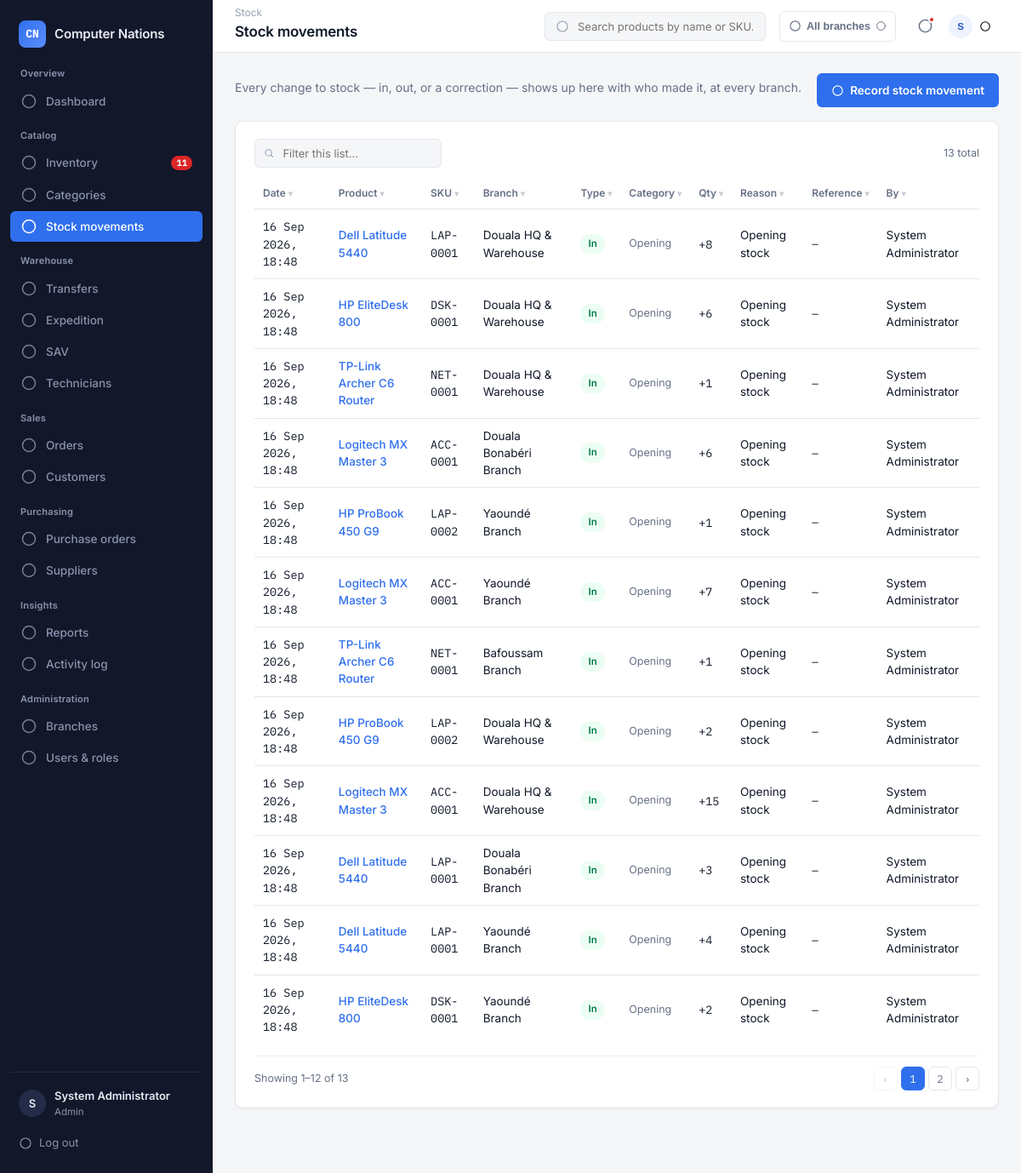
/modules/stock/index.php (signed in), run on the app's committed database.
### tables this page shows
CREATE TABLE stock_movements (
    id INT AUTO_INCREMENT PRIMARY KEY,
    branch_id INT NOT NULL,
    product_id INT NOT NULL,
    type ENUM('in','out','adjustment') NOT NULL,
    category ENUM('opening','manual','purchase','order','transfer','loss','count','sav') NOT NULL DEFAULT 'manual',
    quantity INT NOT NULL,
    reason VARCHAR(255) DEFAULT NULL,
    reference VARCHAR(80) DEFAULT NULL,      
    user_id INT NOT NULL,
    created_at TIMESTAMP DEFAULT CURRENT_TIMESTAMP,
    FOREIGN KEY (branch_id) REFERENCES branches(id),
    FOREIGN KEY (product_id) REFERENCES products(id) ON DELETE CASCADE,
    FOREIGN KEY (user_id) REFERENCES users(id)
);

CREATE TABLE products (
    id INT AUTO_INCREMENT PRIMARY KEY,
    sku VARCHAR(40) NOT NULL UNIQUE,
    name VARCHAR(150) NOT NULL,
    category_id INT DEFAULT NULL,
    supplier_id INT DEFAULT NULL,
    cost_price DECIMAL(12,2) NOT NULL DEFAULT 0,
    selling_price DECIMAL(12,2) NOT NULL DEFAULT 0,
    default_reorder_level INT NOT NULL DEFAULT 5,
    image VARCHAR(255) DEFAULT NULL,
    status ENUM('active','discontinued') NOT NULL DEFAULT 'active',
    created_by INT DEFAULT NULL,
    created_at TIMESTAMP DEFAULT CURRENT_TIMESTAMP,
    updated_at TIMESTAMP DEFAULT CURRENT_TIMESTAMP ON UPDATE CURRENT_TIMESTAMP,
    FOREIGN KEY (category_id) REFERENCES categories(id) ON DELETE SET NULL,
    FOREIGN KEY (supplier_id) REFERENCES suppliers(id) ON DELETE SET NULL
);

CREATE TABLE branches (
    id INT AUTO_INCREMENT PRIMARY KEY,
    name VARCHAR(100) NOT NULL,
    town_id INT NOT NULL,
    address VARCHAR(255) DEFAULT NULL,
    phone VARCHAR(30) DEFAULT NULL,
    is_active TINYINT(1) NOT NULL DEFAULT 1,
    created_by INT DEFAULT NULL,
    created_at TIMESTAMP DEFAULT CURRENT_TIMESTAMP,
    FOREIGN KEY (town_id) REFERENCES towns(id)
);

CREATE TABLE users (
    id INT AUTO_INCREMENT PRIMARY KEY,
    full_name VARCHAR(100) NOT NULL,
    username VARCHAR(50) NOT NULL UNIQUE,
    email VARCHAR(120) NOT NULL UNIQUE,
    phone VARCHAR(30) DEFAULT NULL,
    password VARCHAR(255) NOT NULL,         
    role_id INT NOT NULL,
    branch_id INT DEFAULT NULL,
    avatar VARCHAR(255) DEFAULT NULL,
    status ENUM('active','suspended') NOT NULL DEFAULT 'active',
    reset_token_hash VARCHAR(255) DEFAULT NULL,    
    reset_token_expires DATETIME DEFAULT NULL,
    last_login DATETIME DEFAULT NULL,
    created_at TIMESTAMP DEFAULT CURRENT_TIMESTAMP,
    FOREIGN KEY (role_id) REFERENCES roles(id),
    FOREIGN KEY (branch_id) REFERENCES branches(id) ON DELETE SET NULL
);

### includes/rbac.php (called while the page is built, shortened)
<?php
function hasPermission($slug) {
    return in_array($slug, $_SESSION['permissions'] ?? [], true);
}

### includes/functions.php (called while the page is built, shortened)
<?php
function clean($value) {
    return htmlspecialchars(trim($value ?? ''), ENT_QUOTES, 'UTF-8');
}

### modules/stock/index.php (the view, shortened to what this page needs)
<?php
require_once __DIR__ . '/../../config/config.php';
require_once __DIR__ . '/../../includes/rbac.php';
$branchId = currentBranchId();
$sql = "SELECT sm.*, p.name AS product_name, p.sku, u.full_name AS user_name, b.name AS branch_name
        FROM stock_movements sm
        JOIN products p ON p.id = sm.product_id
        JOIN users u ON u.id = sm.user_id
        JOIN branches b ON b.id = sm.branch_id
        WHERE 1=1";
$params = [];
$sql .= " ORDER BY sm.created_at DESC LIMIT 200";
$stmt = $pdo->prepare($sql);
$stmt->execute($params);
$movements = $stmt->fetchAll();
require_once __DIR__ . '/../../includes/header.php';
?>
<div class="toolbar">
  <p class="muted">
    Every change to stock — in, out, or a correction — shows up here with who made it, at <?= $branchId !== null ? clean(getBranchName($branchId, $pdo)) : 'every branch' ?>.
  </p>
  <?php if (hasPermission('stock.adjust')): ?>
    <a href="adjust.php" class="btn btn-primary"><?= icon('plus', 15) ?> Record stock movement</a>
  <?php endif; ?>
</div>
<section class="panel">
  <?php if ($movements): ?>
  <div class="data-table-wrap">
  <table class="data-table">
    <thead>
      <tr><th>Date</th><th>Product</th><th>SKU</th><?= $branchId === null ? '<th>Branch</th>' : '' ?><th>Type</th><th>Category</th><th>Qty</th><th>Reason</th><th>Reference</th><th>By</th></tr>
    </thead>
    <tbody>
      <?php foreach ($movements as $m): ?>
      <tr>
        <td class="mono"><?= date('d M Y, H:i', strtotime($m['created_at'])) ?></td>
        <td><a href="index.php?product=<?= (int)$m['product_id'] ?>" class="link"><?= clean($m['product_name']) ?></a></td>
        <td class="mono"><?= clean($m['sku']) ?></td>
        <?= $branchId === null ? '<td>' . clean($m['branch_name']) . '</td>' : '' ?>
        <td><span class="badge badge-<?= $m['type'] === 'in' ? 'completed' : ($m['type'] === 'out' ? 'cancelled' : 'pending') ?>"><?= clean($m['type']) ?></span></td>
        <td class="muted small"><?= clean(ucfirst($m['category'])) ?></td>
        <td class="mono"><?= $m['type'] === 'out' ? '-' : '+' ?><?= (int)$m['quantity'] ?></td>
        <td><?= clean($m['reason'] ?? '—') ?></td>
        <td class="mono small"><?= clean($m['reference'] ?? '—') ?></td>
        <td><?= clean($m['user_name']) ?></td>
      </tr>
      <?php endforeach; ?>
    </tbody>
  </table>
  </div>
  <?php else: ?>
    <p class="empty-state">No stock movements recorded yet.</p>
  <?php endif; ?>
</section>
<?php require_once __DIR__ . '/../../includes/footer.php'; ?>

### assets/css/style.css (style rules this page uses)
:root { --ink: #12172A; --ink-2: #1B2138; --ink-3: #232B48; --surface: #FFFFFF; --bg: #F5F6F8; --border: #E4E7EC; --border-soft:#EEF0F3; --accent: #2F6FED; --accent-dark:#2456BF; --accent-soft:#EEF3FF; --success: #1F9D63; --success-soft:#ECFDF3; --warning: #D97706; --warning-soft:#FFFAEB; --danger: #DC2626; --danger-soft:#FEF3F2; --violet: #7C5CFC; --violet-soft:#F3F0FF; --text: #101828; --text-muted: #667085; --text-soft: #98A2B3; --text-on-ink:#E9EBF3; --text-on-ink-muted: #8A93AC; --font-ui: 'Inter', -apple-system, BlinkMacSystemFont, 'Segoe UI', sans-serif; --font-mono: 'IBM Plex Mono', ui-monospace, 'SFMono-Regular', Menlo, monospace; --radius-sm: 6px; --radius: 9px; --radius-lg: 14px; --shadow-card: 0 1px 2px rgba(16, 24, 40, 0.05); --shadow-pop: 0 8px 24px rgba(16, 24, 40, 0.12), 0 2px 6px rgba(16,24,40,0.06); }
* { box-sizing: border-box; }
html, body { height: 100%; }
body { margin: 0; font-family: var(--font-ui); color: var(--text); background: var(--bg); font-size: 14px; line-height: 1.5; -webkit-font-smoothing: antialiased; }
a { color: inherit; text-decoration: none; }
p { margin: 0 0 8px; }
.mono { font-family: var(--font-mono); font-feature-settings: "tnum"; }
.muted { color: var(--text-muted); }
.small { font-size: 12.5px; }
.panel { background: var(--surface); border: 1px solid var(--border); border-radius: var(--radius); padding: 20px 22px; box-shadow: var(--shadow-card); margin-bottom: 16px; }
.data-table-wrap { overflow-x: auto; }
.data-table { width: 100%; border-collapse: collapse; font-size: 13.5px; }
.data-table th { text-align: left; font-weight: 600; color: var(--text-muted); font-size: 12px; text-transform: none; padding: 9px 10px; border-bottom: 1px solid var(--border); white-space: nowrap; }
.data-table th.sortable { cursor: pointer; user-select: none; }
.data-table td { padding: 10px 10px; border-bottom: 1px solid var(--border); vertical-align: middle; }
.data-table tr:last-child td { border-bottom: none; }
.data-table td.mono, .data-table th.mono { font-family: var(--font-mono); }
.link { color: var(--accent); font-weight: 500; }
.toolbar { display: flex; align-items: center; justify-content: space-between; gap: 12px; margin-bottom: 16px; flex-wrap: wrap; }
.btn { display: inline-flex; align-items: center; justify-content: center; gap: 7px; padding: 9px 16px; border-radius: var(--radius-sm); font-size: 13.5px; font-weight: 600; border: 1px solid transparent; cursor: pointer; font-family: inherit; transition: background 0.12s ease, border-color 0.12s ease, transform 0.05s ease; }
.btn-primary { background: var(--accent); color: #fff; }
.badge { display: inline-flex; align-items: center; gap: 5px; padding: 3px 9px; border-radius: 100px; font-size: 11.5px; font-weight: 600; text-transform: capitalize; }
.badge-completed, .badge-active, .badge-in, .badge-received { background: var(--success-soft); color: #027A48; }

### data on the page
stock_movements: created_at "16 Sep 2026, 18:48", product.name "Dell Latitude 5440", product.sku "LAP-0001", branch.name "Douala HQ & Warehouse", type "In", category "Opening", quantity "8", reason "Opening stock", reference "—", user.full_name "System Administrator"
stock_movements: created_at "16 Sep 2026, 18:48", product.name "HP EliteDesk 800", product.sku "DSK-0001", branch.name "Douala HQ & Warehouse", type "In", category "Opening", quantity "6", reason "Opening stock", reference "—", user.full_name "System Administrator"
stock_movements: created_at "16 Sep 2026, 18:48", product.name "TP-Link Archer C6 Router", product.sku "NET-0001", branch.name "Douala HQ & Warehouse", type "In", category "Opening", quantity "1", reason "Opening stock", reference "—", user.full_name "System Administrator"
stock_movements: created_at "16 Sep 2026, 18:48", product.name "Logitech MX Master 3", product.sku "ACC-0001", branch.name "Douala Bonabéri Branch", type "In", category "Opening", quantity "6", reason "Opening stock", reference "—", user.full_name "System Administrator"
stock_movements: created_at "16 Sep 2026, 18:48", product.name "HP ProBook 450 G9", product.sku "LAP-0002", branch.name "Yaoundé Branch", type "In", category "Opening", quantity "1", reason "Opening stock", reference "—", user.full_name "System Administrator"
stock_movements: created_at "16 Sep 2026, 18:48", product.name "Logitech MX Master 3", product.sku "ACC-0001", branch.name "Yaoundé Branch", type "In", category "Opening", quantity "7", reason "Opening stock", reference "—", user.full_name "System Administrator"
stock_movements: created_at "16 Sep 2026, 18:48", product.name "TP-Link Archer C6 Router", product.sku "NET-0001", branch.name "Bafoussam Branch", type "In", category "Opening", quantity "1", reason "Opening stock", reference "—", user.full_name "System Administrator"
stock_movements: created_at "16 Sep 2026, 18:48", product.name "HP ProBook 450 G9", product.sku "LAP-0002", branch.name "Douala HQ & Warehouse", type "In", category "Opening", quantity "2", reason "Opening stock", reference "—", user.full_name "System Administrator"
stock_movements: created_at "16 Sep 2026, 18:48", product.name "Logitech MX Master 3", product.sku "ACC-0001", branch.name "Douala HQ & Warehouse", type "In", category "Opening", quantity "15", reason "Opening stock", reference "—", user.full_name "System Administrator"
stock_movements: created_at "16 Sep 2026, 18:48", product.name "Dell Latitude 5440", product.sku "LAP-0001", branch.name "Douala Bonabéri Branch", type "In", category "Opening", quantity "3", reason "Opening stock", reference "—", user.full_name "System Administrator"
stock_movements: created_at "16 Sep 2026, 18:48", product.name "Dell Latitude 5440", product.sku "LAP-0001", branch.name "Yaoundé Branch", type "In", category "Opening", quantity "4", reason "Opening stock", reference "—", user.full_name "System Administrator"
stock_movements: created_at "16 Sep 2026, 18:48", product.name "HP EliteDesk 800", product.sku "DSK-0001", branch.name "Yaoundé Branch", type "In", category "Opening", quantity "2", reason "Opening stock", reference "—", user.full_name "System Administrator"

### other printed values
$notifCount "11"
substr($user['full_name'], 0, 1) "S"
$user['full_name'] "System Administrator"
$user['role_name'] "Admin"
str_replace('-', ' ', $currentDir) "Stock"
$pageTitle "Stock movements"
getBranchLabel($activeBranchId, $pdo) "All branches"
